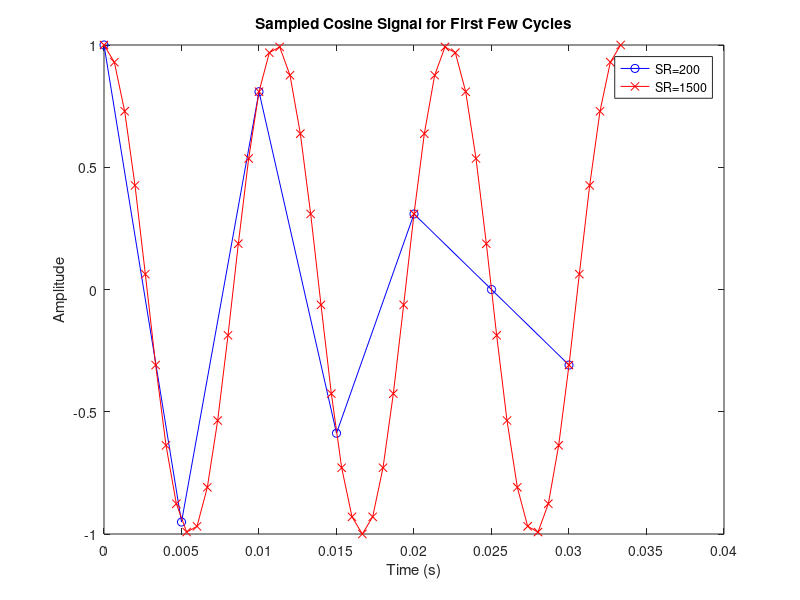

Write MATLAB code to recreate this figure.
% Define the signal frequency
signalFrequency = 90; % in Hz

% Define the number of cycles to plot
numberOfCycles = 3; % for example, to plot the first 3 cycles

% Define the sampling rates
SR1 = 200; % First sampling rate in Hz
SR2 = 1500; % Second sampling rate in Hz

% Calculate the period of the cosine signal
signalPeriod = 1 / signalFrequency; % Period of the signal in seconds

% Calculate the time span for N cycles
timeSpan = numberOfCycles * signalPeriod;

% Create time vectors for the first few cycles
t1 = 0:1/SR1:timeSpan; % Time vector for first sampling rate
t2 = 0:1/SR2:timeSpan; % Time vector for second sampling rate

% Sample the cosine wave for the first few cycles
x1 = cos(2 * pi * signalFrequency * t1); % Sampled signal at first sampling rate
x2 = cos(2 * pi * signalFrequency * t2); % Sampled signal at second sampling rate

% Plot the sampled signals
figure; % Create a new figure
plot(t1, x1, 'bo-', t2, x2, 'rx-'); % Plot both signals on the same graph
xlabel('Time (s)'); % Label for the x-axis
ylabel('Amplitude'); % Label for the y-axis
title('Sampled Cosine Signal for First Few Cycles'); % Title of the plot
legend('SR=200', 'SR=1500'); % Legend to distinguish the two sampled rates